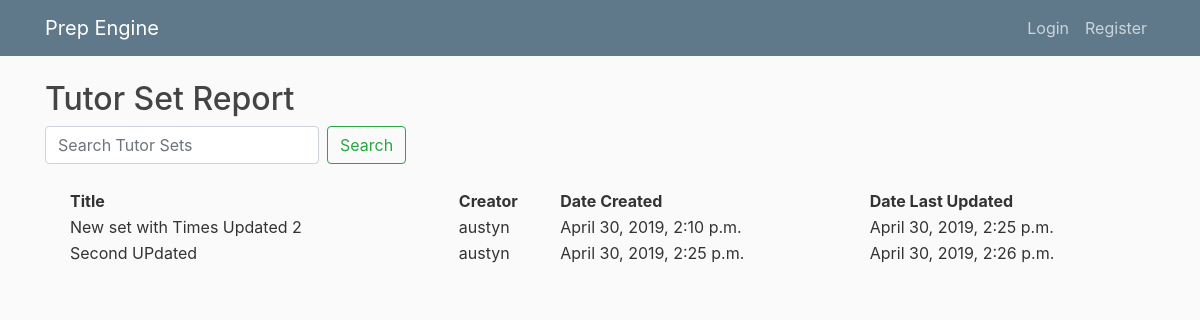
The page /reports/ on the database its author committed.
### tutor_sets/models.py (models this page shows, shortened)
class TutorSet(models.Model):
    title = models.CharField(max_length=100)
    description = models.TextField(blank=True, null=True)
    author = models.ForeignKey(User, on_delete=models.CASCADE)
    date_created = models.DateTimeField(auto_now_add=True)
    date_updated = models.DateTimeField(auto_now=True)

### home/views.py (the view)
# urls.py: path('reports/', home_views.ReportListView.as_view(), name='reports'),
class ReportListView(ListView):
    model = TutorSet
    template_name = 'home/reports.html'
    context_object_name = 'tutorSets'
    paginate_by = 5
    def get_queryset(self):
        if 'search' in self.request.GET:
            search_term = self.request.GET['search']
            return TutorSet.objects.filter(
                            Q(title__icontains=search_term)|
                            Q(author__username__icontains=search_term)|
                            Q(description__icontains=search_term))
        return TutorSet.objects.all()

### home/templates/home/reports.html
{% extends "home/base.html" %}
{% block content %}
    <h2>Tutor Set Report</h2>
    {% if tutorSets %}
    <form class="form-inline my-2 my-lg-0">
      <input
          class="form-control mr-sm-2 "
          type="search"
          placeholder="Search Tutor Sets"
          aria-label="Search"
          name="search"
      >
      <button class="btn btn-outline-success my-2 my-sm-0 " type="submit">Search</button>
    </form>
    {% endif %}
    <table style="width:100%" class="table-hover m-4">
        <tr>
            <th>Title</th>
            <th>Creator</th>
            <th>Date Created</th>
            <th>Date Last Updated</th>
        </tr>
        {% for tutorSet in tutorSets %}
            <tr>
                <td>{{ tutorSet.title }}</td>
                <td>{{ tutorSet.author.username }}</td>
                <td>{{ tutorSet.date_created}}</td>
                <td>{{ tutorSet.date_updated}}</td>
            </tr>
        {% endfor %}
    </table>
{% endblock %}

### home/static/home/main.css (style rules this page uses)
body { background: #fafafa; color: #333333; margin-top: 5rem; }
h1, h2, h3, h4, h5, h6 { color: #444444; }

### rows shown on the page
TutorSet: title "New set with Times Updated 2", author.username "austyn", date_created "April 30, 2019, 2:10 p.m.", date_updated "April 30, 2019, 2:25 p.m."
TutorSet: title "Second UPdated", author.username "austyn", date_created "April 30, 2019, 2:25 p.m.", date_updated "April 30, 2019, 2:26 p.m."
